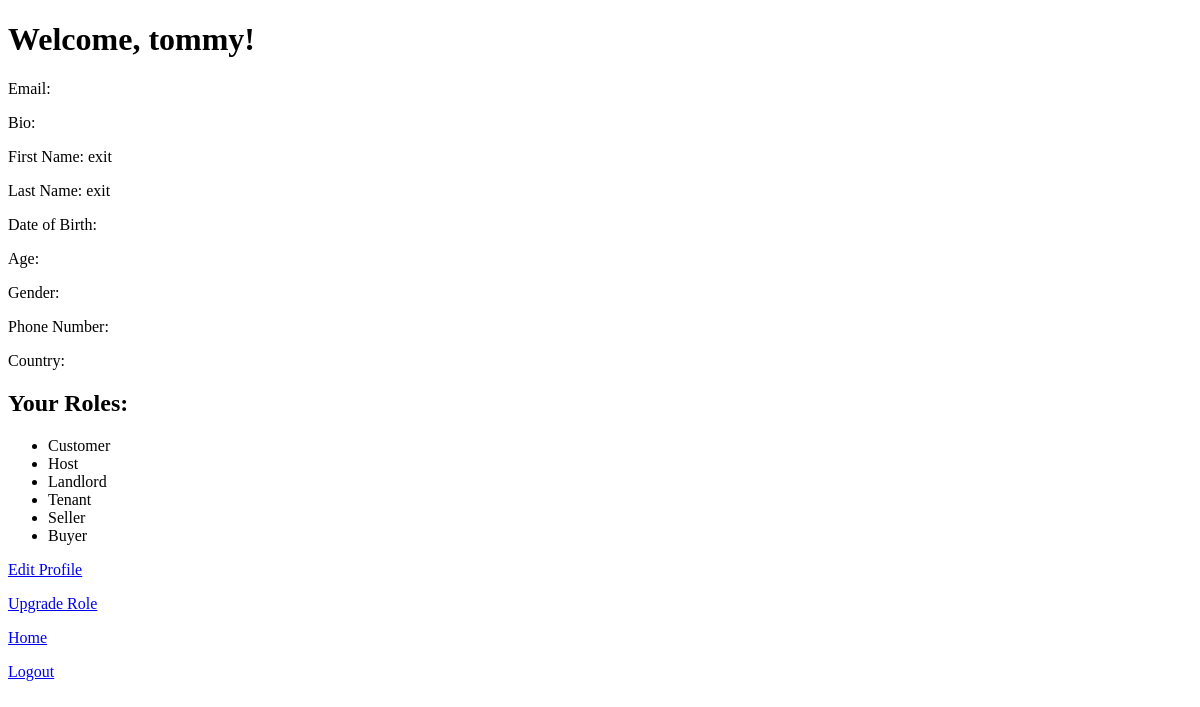
The page /accounts/profile/ (signed in) on the database as committed earlier.
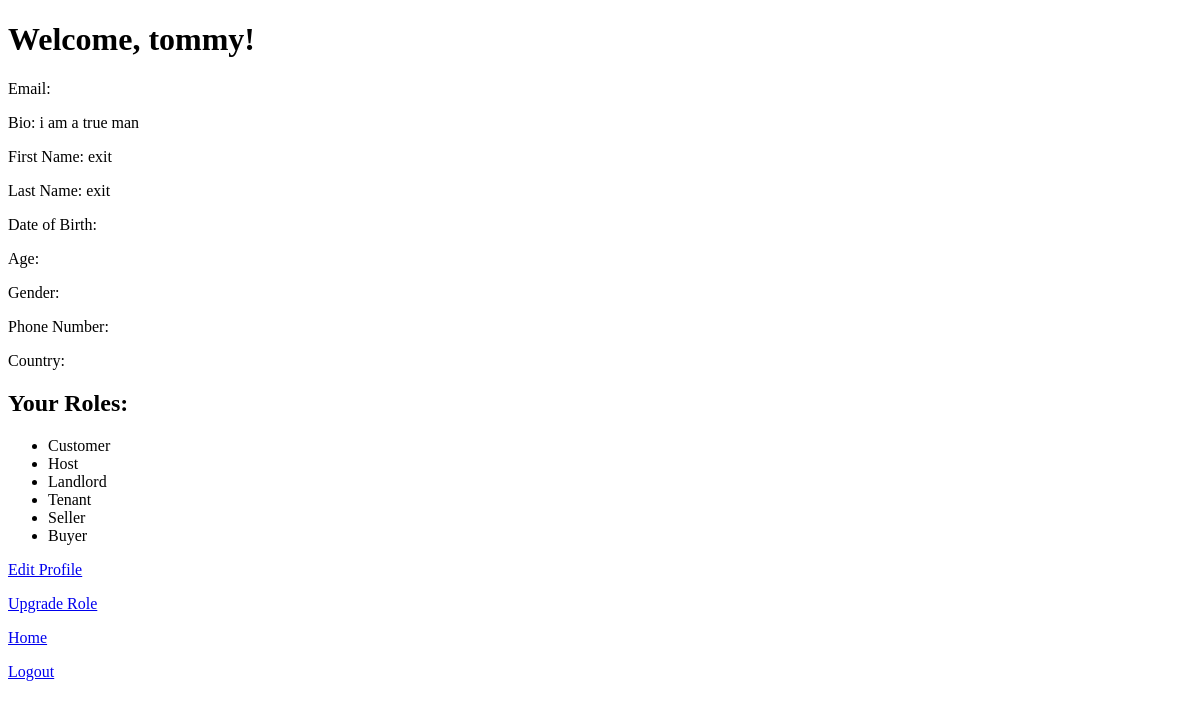
The same page on the database as committed later.
### accounts/models.py (models this page shows, shortened)
class Profile(models.Model):
    GENDER_TYPE =[
        ('male', 'Male'),
        ('female', 'Female'),
        ('prefer_not_to_say', 'Prefer not to say'),
    ]
    user = models.OneToOneField(User, on_delete=models.CASCADE, related_name='profile')
    bio = models.TextField(blank=True)
    profile_picture = models.ImageField(upload_to='profile_pictures/', blank=True, null=True)
    first_name = models.CharField(max_length=100,blank=True, null=True)
    last_name = models.CharField(max_length=100, blank=True, null=True)
    date_of_birth = models.DateField(blank=True, null=True)
    age = models.IntegerField(blank=True, null=True)
    gender = models.CharField(max_length=20, blank=True, null=True, choices=GENDER_TYPE)
    phone_number = models.CharField(max_length=15, blank=True, null=True)
    country = models.CharField(max_length=100, blank=True, null=True)
    is_host = models.BooleanField(default=False)
    is_landlord = models.BooleanField(default=False)
    is_seller = models.BooleanField(default=False)

### accounts/views.py (the view)
# urls.py: path('profile/', views.user_profile_view, name='user_profile_view'),
@login_required
def user_profile_view(request):
    user = request.user
    profile, created = Profile.objects.get_or_create(user=user)
    context = {
        'user': user,
        'profile': profile,
    }
    return render(request, 'accounts/profile_view.html', context)

### accounts/templates/accounts/profile_view.html (shortened to what this page needs)
<!DOCTYPE html>
<html lang="en">
<head>
</head>
<body>
    <h1>Welcome, {{ user.username }}!</h1>
    <p>Email: {{ user.email }}</p>
    <p>Bio: {{ profile.bio }}</p>
    <p>First Name: {{ user.first_name }}</p>
    <p>Last Name: {{ user.last_name }}</p>
    <p>Date of Birth: {{ user.date_of_birth }}</p>
    <p>Age: {{ user.age }}</p>
    <p>Gender: {{ user.gender }}</p>
    <p>Phone Number: {{ user.phone_number }}</p>
    <p>Country: {{ user.country }}</p>
    <h2>Your Roles:</h2>
    <ul>
        {% if user.is_customer %}<li>Customer</li>{% endif %}
        {% if user.is_host %}<li>Host</li>{% endif %}
        {% if user.is_landlord %}<li>Landlord</li>{% endif %}
        {% if user.is_tenant %}<li>Tenant</li>{% endif %}
        {% if user.is_seller %}<li>Seller</li>{% endif %}
        {% if user.is_buyer %}<li>Buyer</li>{% endif %}
    </ul>
    <p><a href="{% url 'accounts:user_profile_edit' %}">Edit Profile</a></p>
    <p><a href="{% url 'accounts:upgrade_role' %}">Upgrade Role</a></p>
    <p><a href="{% url 'homepage' %}">Home</a></p>
    <p><a href="{% url 'accounts:logout' %}">Logout</a></p>
</body>
</html>

Rows that differ between the two databases and show on the page:
now on this page (row edited): Profile: bio "i am a true man"
